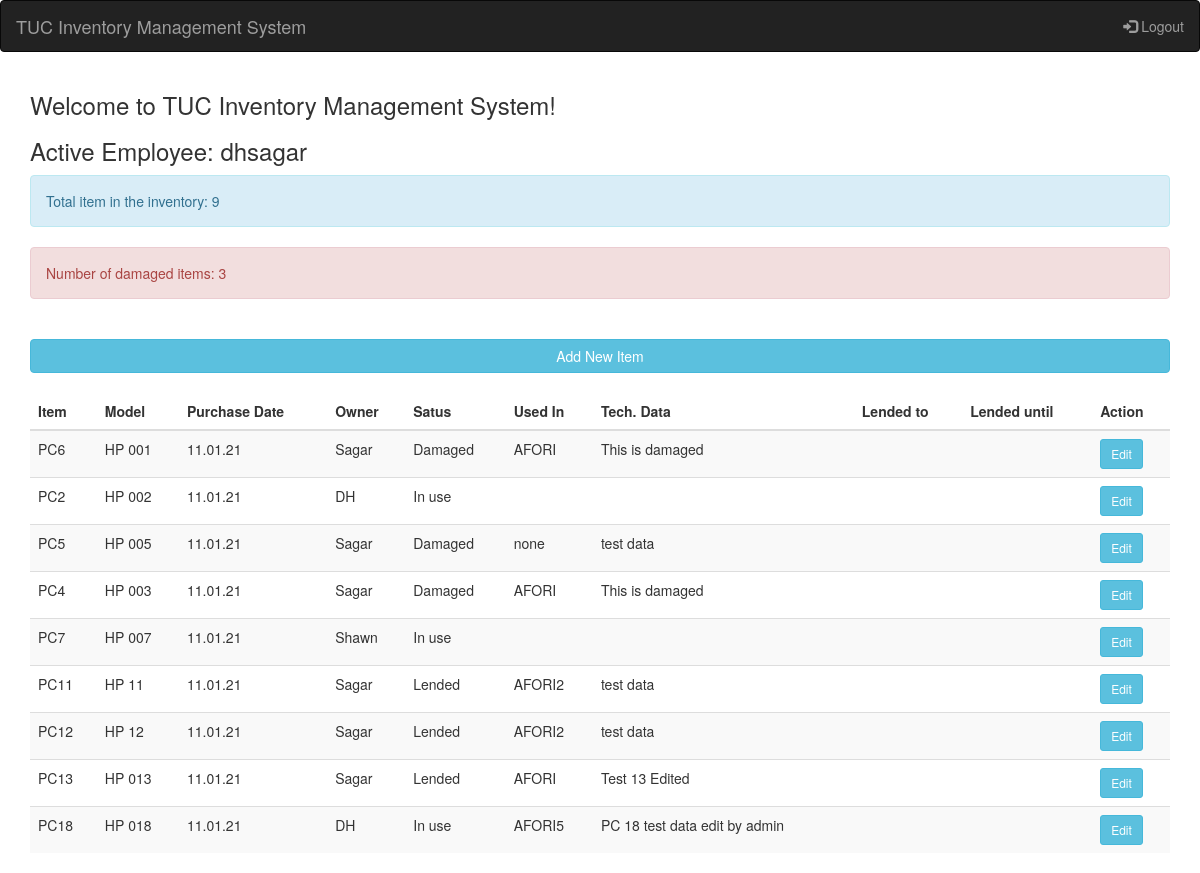
Page /mainpage/ (signed in) on the committed database.
### InventoryProjectApp/models.py (models this page shows, shortened)
class Product(models.Model):
    name = models.CharField(max_length=200)
    model = models.CharField(max_length=200)
    prduct_id = models.IntegerField()
    purchase_date = models.CharField(max_length=100)
    owner = models.CharField(max_length=200)
    status = models.CharField(max_length=200)
    used_in = models.CharField(max_length=200, null=True, default='')
    technical_data = models.TextField(null=True, default='')
    landed_to = models.CharField(max_length=200, blank=True, null=True)
    landed_till = models.CharField(max_length=100, blank=True, null=True)

### InventoryProjectApp/views.py (the view)
# urls.py: path('mainpage/', views.MainPage, name = 'Main-Page-New' ),
def MainPage(request):
    products = Product.objects.all()
    product_count = products.count()
    damage_count = Product.objects.filter(status='Damaged').count()
    context={
        'products':products,
        'product_count':product_count,
        'damage_count':damage_count
    }
    return render(request, 'InventoryProjectApp/mainpage.html', context)

### InventoryProjectApp/templates/InventoryProjectApp/mainpage.html (shortened to what this page needs)
<!DOCTYPE html>
<html lang="en">
<head>
  <link rel="stylesheet" href="https://maxcdn.bootstrapcdn.com/bootstrap/3.4.1/css/bootstrap.min.css">
</head>
<body>
<nav class="navbar navbar-inverse">
  <div class="container-fluid">
    <div class="navbar-header">
      <a class="navbar-brand" href="#">TUC Inventory Management System</a>
    </div>
    <ul class="nav navbar-nav navbar-right">
      <li><a href="{% url 'Logout-Page' %}"><span class="glyphicon glyphicon-log-in"></span> Logout</a></li>
    </ul>
  </div>
</nav>
<div class="container">
  <h3>Welcome to TUC Inventory Management System!</h3>
  <h3>Active Employee:  {{ request.user }}</h3>
    <div class="alert alert-info" role="alert">
      Total item in the inventory: {{product_count}}
    </div>
    <div class="alert alert-danger">
      Number of damaged items: {{ damage_count }}
    </div>
    <br>
    <a class="btn btn-block btn-info" href="{% url 'AddItemForm' %}">Add New Item</a>
    <br>
    <table class="table table-striped">
        <thead>
          <tr>
            <th>Item</th>
            <th>Model</th>
            <th>Purchase Date</th>
            <th>Owner</th>
            <th>Satus</th>
            <th>Used In</th>
            <th>Tech. Data</th>
            <th>Lended to</th>
            <th>Lended until</th>
            <th>Action</th>
          </tr>
        </thead>
        <tbody>
          {% for i in products %}
          <tr>
            <td>{{i.name}}</td>
            <td>{{i.model}}</td>
            <td>{{i.purchase_date}}</td>
            <td>{{i.owner}}</td>
            <td>{{i.status}}</td>
            <td>{{i.used_in}}</td>
            <td>{{i.technical_data}}</td>
            <td>{{i.lended_to}}</td>
            <td>{{i.lended_till}}</td>
            <td><a class="btn btn-sm btn-info" href="{% url 'EditItemForm' i.id  %}">Edit</a></td>
          </tr>
          {% endfor %}
        </tbody>
    </table>
</div>
</body>
</html>

### rows in the picture
Product: name "PC6", model "HP 001", purchase_date "11.01.21", owner "Sagar", status "Damaged", used_in "AFORI", technical_data "This is damaged"
Product: name "PC2", model "HP 002", purchase_date "11.01.21", owner "DH", status "In use"
Product: name "PC5", model "HP 005", purchase_date "11.01.21", owner "Sagar", status "Damaged", used_in "none", technical_data "test data"
Product: name "PC4", model "HP 003", purchase_date "11.01.21", owner "Sagar", status "Damaged", used_in "AFORI", technical_data "This is damaged"
Product: name "PC7", model "HP 007", purchase_date "11.01.21", owner "Shawn", status "In use"
Product: name "PC11", model "HP 11", purchase_date "11.01.21", owner "Sagar", status "Lended", used_in "AFORI2", technical_data "test data"
Product: name "PC12", model "HP 12", purchase_date "11.01.21", owner "Sagar", status "Lended", used_in "AFORI2", technical_data "test data"
Product: name "PC13", model "HP 013", purchase_date "11.01.21", owner "Sagar", status "Lended", used_in "AFORI", technical_data "Test 13 Edited"
Product: name "PC18", model "HP 018", purchase_date "11.01.21", owner "DH", status "In use", used_in "AFORI5", technical_data "PC 18 test data edit by admin"

### other values in the picture
{{ request.user }} "dhsagar"
{{ product_count }} "9"
{{ damage_count }} "3"
